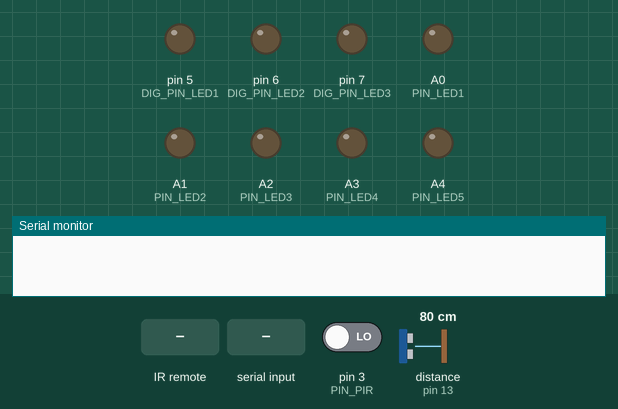
Bench run of a sketch on a simulated Arduino Uno, built with avr-gcc and run on an emulated ATmega328P. Shown: output pins drawn as LEDs (lit = HIGH), the last lines printed to the serial monitor. The inputs (shaded band) are chosen by the test bench; at power-on: distance to the obstacle (sensor on pin 13) 80 cm, pin 3 (PIN_PIR) LOW.

Above: at 1.2 s.
1.3 s: infrared code 0x97483BFB received
At 2.4 s:
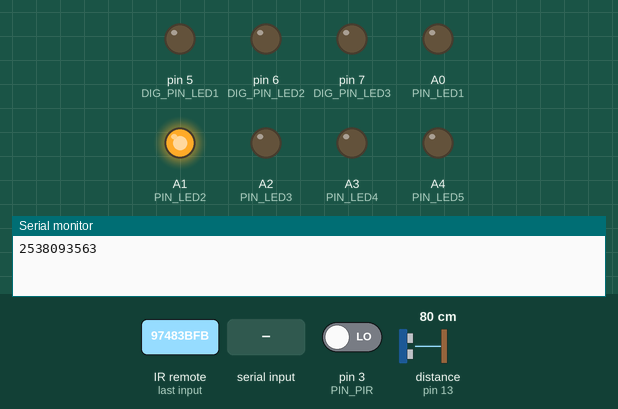
2.9 s: distance to the obstacle (sensor on pin 13) set to 31 cm
4.4 s: distance to the obstacle (sensor on pin 13) set to 26 cm
At 5.1 s:
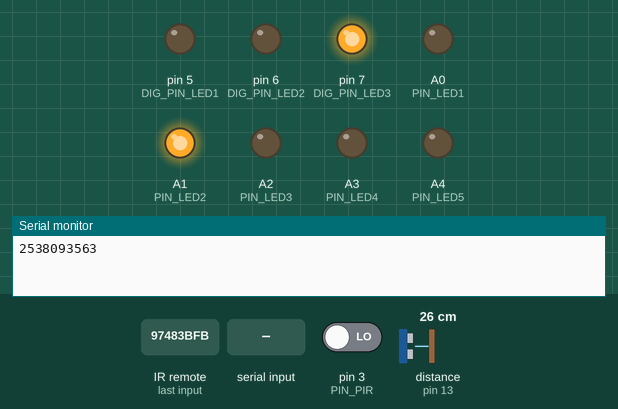
6.1 s: pin 3 (PIN_PIR) driven HIGH
At 7.1 s:
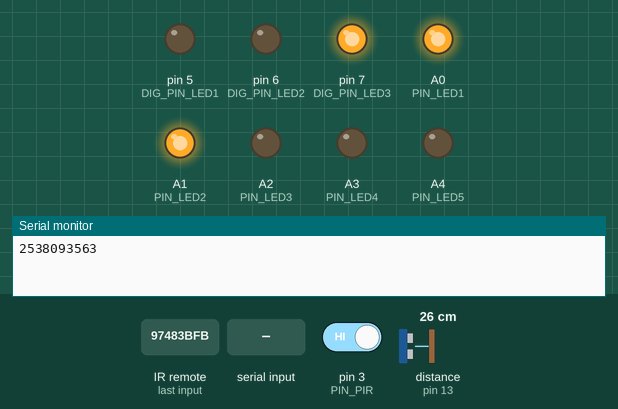
7.7 s: "w" received over Serial
At 8.9 s:
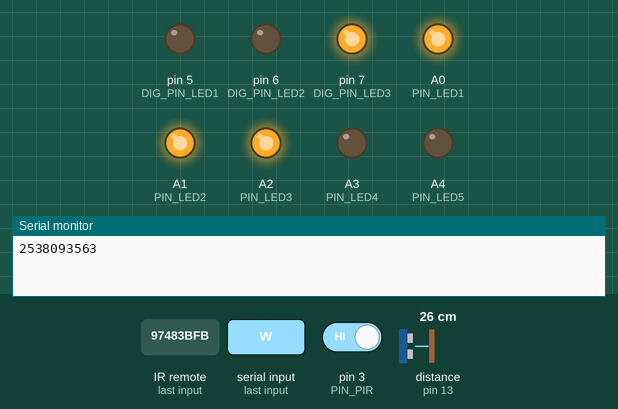
9.3 s: infrared code 0xC101E57B received
At 10.8 s:
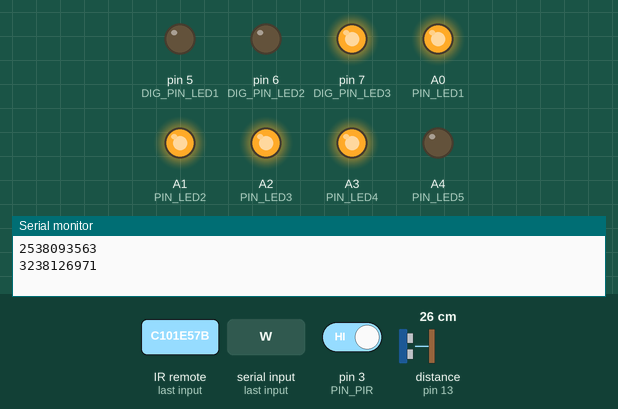
Timing chart, 0 to 12.0 s (numbered marks = the images above; inputs shaded):
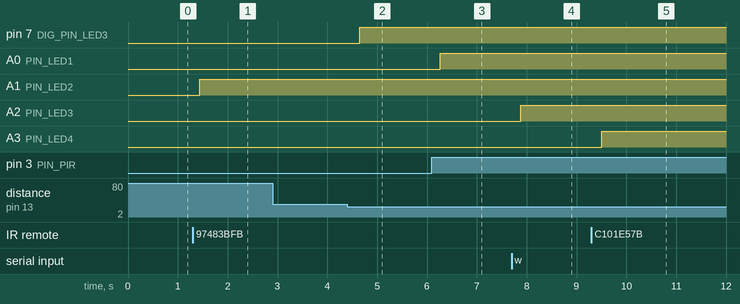

Measured:
- the behaviour switches between 29 and 28 cm on distance to the obstacle (sensor on pin 13) (found by bisection; images 1 and 2)
- after the input at 1.3 s, A1 (PIN_LED2): LOW → HIGH after 0.14 s
- after the input at 2.9 s, every drawn part: stays the same
- after the input at 4.4 s, pin 7 (DIG_PIN_LED3): LOW → HIGH after 0.25 s
- after the input at 6.1 s, A0 (PIN_LED1): LOW → HIGH after 0.17 s
- after the input at 7.7 s, A2 (PIN_LED3): LOW → HIGH after 0.18 s
- after the input at 9.3 s, A3 (PIN_LED4): LOW → HIGH after 0.20 s

The sketch:

LIGHT.ino
```cpp
#include <IRremote.h>
#include "Ultrasonic.h"

Ultrasonic ultrasonic(12, 13);

#define PIN_PIR 3 //датчик движения

#define PIN_LED1 A0 //светодиод в коридоре
#define PIN_LED2 A1 //светодиод в ванне
#define PIN_LED3 A2 //светодиод рядом с детской
#define PIN_LED4 A3 //светодиод в туалете
#define PIN_LED5 A4 //светодиод на кухне

#define DIG_PIN_LED1 5 //светодиод в ванне
#define DIG_PIN_LED2 6 //светодиод рядом с детской
#define DIG_PIN_LED3 7 //светодиод в туалете

IRrecv irrecv(8); //ИК-приемник
decode_results results;

bool Light_vanna = false;
bool Light_Near_Childroom = false;
bool Light_childroom = false;
bool Light_kitchen = false;

//---------------------------------------------------------------------------------

void Dvish()
{
  boolean pirVal = digitalRead(PIN_PIR);

  //Если обнаружили движение
  if(pirVal == HIGH)
  {
    digitalWrite(PIN_LED1, HIGH);
  }
  else
  {
    digitalWrite(PIN_LED1,LOW);
  }
}

//----------------------------------------------------------------------------------

void ik_pult() // Ик-приемник ф-ция
{
  if (irrecv.decode(&results))
  {
    Serial.println(results.value);

    if (results.value == 2538093563)
    {
      if (Light_vanna == false)
      {
        digitalWrite(PIN_LED2, HIGH);
        Light_vanna = true;
        delay(150);
      }
      else
      {
        digitalWrite(PIN_LED2, LOW);
        Light_vanna = false;
        delay(150);
      }
    }

    if (results.value == 4039382595)
    {
      if (Light_Near_Childroom == false)
      {
        digitalWrite(PIN_LED3, HIGH);
        Light_Near_Childroom = true;
        delay(150);
      }
      else
      {
        digitalWrite(PIN_LED3, LOW);
        Light_Near_Childroom = false;
        delay(150);
      }
    }

    if (results.value == 3238126971)
    {
      if (Light_childroom == false)
      {
        digitalWrite(PIN_LED4, HIGH);
        Light_childroom = true;
        delay(150);
      }
      else
      {
        digitalWrite(PIN_LED4, LOW);
        Light_childroom = false;
        delay(150);
      }
    }

    if (results.value == 2534850111)
    {
      if (Light_kitchen == false)
      {
        digitalWrite(PIN_LED5, HIGH);
        Light_kitchen = true;
        delay(150);
      }
      else
      {
        digitalWrite(PIN_LED5, LOW);
        Light_kitchen = false;
        delay(150);
      }
    }

    irrecv.resume(); // Receive the next value
  }

}

/*------------------------------------------------------------*/

void Posled_vkl()
{
  float dist_cm = ultrasonic.Ranging(CM);       // get distance
  //Serial.println(dist_cm);                      // print the distance

  delay(100);                                   // arbitary wait time.

  if(dist_cm >= 29)
  {
    delay(100);
    digitalWrite(DIG_PIN_LED1, LOW);
    digitalWrite(DIG_PIN_LED2, LOW);
    digitalWrite(DIG_PIN_LED3, LOW);
  }

  if(dist_cm >= 20 && dist_cm < 29)
  {
    delay(100);
    digitalWrite(DIG_PIN_LED3, HIGH);
    digitalWrite(DIG_PIN_LED1, LOW);
    digitalWrite(DIG_PIN_LED2, LOW);
  }

  if(dist_cm >= 9 && dist_cm <= 19)
  {
    delay(100);
    digitalWrite(DIG_PIN_LED2, HIGH);
    digitalWrite(DIG_PIN_LED1, LOW);
    digitalWrite(DIG_PIN_LED3, LOW);
  }

  if(dist_cm < 9)
  {
    delay(100);
    digitalWrite(DIG_PIN_LED1, HIGH);
    digitalWrite(DIG_PIN_LED2, LOW);
    digitalWrite(DIG_PIN_LED3, LOW);
  }

}

/*------------------------------------------------------------*/

void Get_data()
{
  if (Serial.available() > 0)
  {
    char incomingChar = Serial.read();

    switch (incomingChar)
    {
      case 'q':
        digitalWrite(PIN_LED2, HIGH);
        break;
      case 'w':
        digitalWrite(PIN_LED3, HIGH);
        break;
      case 'e':
        digitalWrite(PIN_LED4, HIGH);
        break;
      case 'r':
        digitalWrite(PIN_LED5, HIGH);
        break;

      case 'a':
        digitalWrite(PIN_LED2, LOW);
        break;
      case 's':
        digitalWrite(PIN_LED3, LOW);
        break;
      case 'd':
        digitalWrite(PIN_LED4, LOW);
        break;
      case 'f':
        digitalWrite(PIN_LED5, LOW);
        break;
      case 'x':
        digitalWrite(PIN_LED2, LOW);
        digitalWrite(PIN_LED3, LOW);
        digitalWrite(PIN_LED4, LOW);
        digitalWrite(PIN_LED5, LOW);
        break;
      case 'z':
        digitalWrite(PIN_LED2, HIGH);
        digitalWrite(PIN_LED3, HIGH);
        digitalWrite(PIN_LED4, HIGH);
        digitalWrite(PIN_LED5, HIGH);
        break;

    }
  }
}

/*------------------------------------------------------------*/

void setup()
{
  irrecv.enableIRIn();  // запускаем прием инфракрасного сигнала

  Serial.begin(9600);

  pinMode(PIN_PIR, INPUT); // Датчик движения

  pinMode(PIN_LED1, OUTPUT); // светодиод в коридоре
  pinMode(PIN_LED2, OUTPUT); // светодиод в ванне
  pinMode(PIN_LED3, OUTPUT); // светодиод рядом с детской
  pinMode(PIN_LED4, OUTPUT); // светодиод в детской
  pinMode(PIN_LED5, OUTPUT); // светодиод на кухне

  pinMode(DIG_PIN_LED1, OUTPUT); // светодиод за дверью
  pinMode(DIG_PIN_LED2, OUTPUT); // светодиод за дверью
  pinMode(DIG_PIN_LED3, OUTPUT); // светодиод за дверью

  pinMode(8, INPUT); //ИК-приемник

}

void loop()
{
  Dvish();
  ik_pult();
  Posled_vkl();
  Get_data();

}
```
